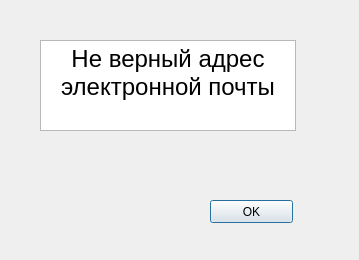
<?xml version="1.0" encoding="UTF-8"?>
<ui version="4.0">
 <class>wrong_mail</class>
 <widget class="QDialog" name="wrong_mail">
  <property name="geometry">
   <rect>
    <x>0</x>
    <y>0</y>
    <width>359</width>
    <height>260</height>
   </rect>
  </property>
  <property name="windowTitle">
   <string>Dialog</string>
  </property>
  <widget class="QPushButton" name="pushButton">
   <property name="geometry">
    <rect>
     <x>210</x>
     <y>200</y>
     <width>83</width>
     <height>23</height>
    </rect>
   </property>
   <property name="text">
    <string>OK</string>
   </property>
  </widget>
  <widget class="QTextBrowser" name="textBrowser">
   <property name="geometry">
    <rect>
     <x>40</x>
     <y>40</y>
     <width>256</width>
     <height>91</height>
    </rect>
   </property>
   <property name="html">
    <string>&lt;!DOCTYPE HTML PUBLIC &quot;-//W3C//DTD HTML 4.0//EN&quot; &quot;http://www.w3.org/TR/REC-html40/strict.dtd&quot;&gt;
&lt;html&gt;&lt;head&gt;&lt;meta name=&quot;qrichtext&quot; content=&quot;1&quot; /&gt;&lt;meta charset=&quot;utf-8&quot; /&gt;&lt;style type=&quot;text/css&quot;&gt;
p, li { white-space: pre-wrap; }
hr { height: 1px; border-width: 0; }
li.unchecked::marker { content: &quot;\2610&quot;; }
li.checked::marker { content: &quot;\2612&quot;; }
&lt;/style&gt;&lt;/head&gt;&lt;body style=&quot; font-family:'Sans Serif'; font-size:9pt; font-weight:400; font-style:normal;&quot;&gt;
&lt;p align=&quot;center&quot; style=&quot; margin-top:0px; margin-bottom:0px; margin-left:0px; margin-right:0px; -qt-block-indent:0; text-indent:0px;&quot;&gt;&lt;span style=&quot; font-size:18pt;&quot;&gt;Не верный адрес электронной почты&lt;/span&gt;&lt;/p&gt;&lt;/body&gt;&lt;/html&gt;</string>
   </property>
  </widget>
 </widget>
 <resources/>
 <connections/>
</ui>
